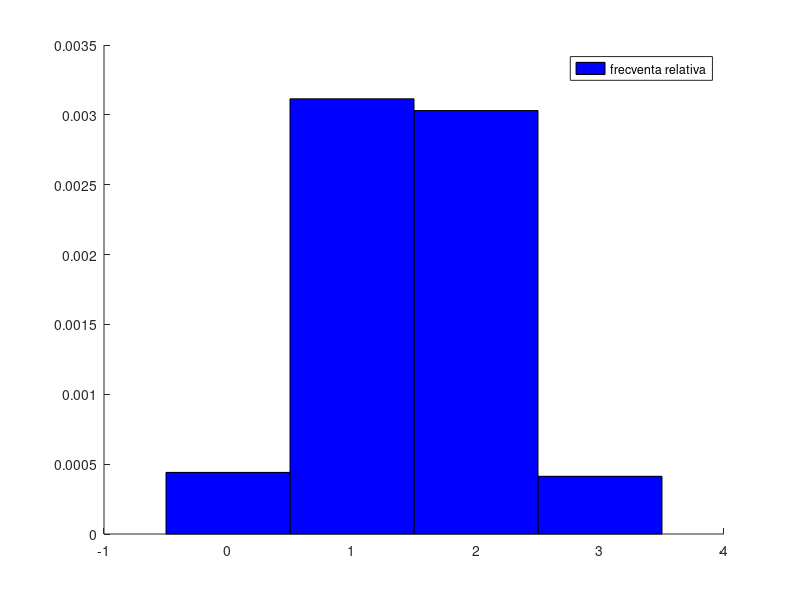

MATLAB code to generate this figure:
function problema()
  #a
  pkg load statistics
  cazuri_favorabile_a = 0;
  cazuri_favorabile_b = 0;
  valori_Z = zeros(1 , 1000);
  for i=1:1000
    X = unifrnd(1 , 2);
    Y = unifrnd(-1 , 1);
    Z = X + Y;
    valori_Z(i) = Z;
    if X > 1.5 && Y < 0.5
       cazuri_favorabile_a++;
    endif
    if power(Z , 2) > 0.25
      cazuri_favorabile_b++;
    endif
  endfor
  cazuri_favorabile_a / 1000
  cazuri_favorabile_b / 1000
  
  #b
  (1 - unifcdf(1.5 , 1 , 2))*(unifcdf(0.5 , -1 , 1))
  
  #c
  clf; hold on;
  histograma_c = hist(valori_Z , 0:3 , 7);
  bar(0:3 , histograma_c / 1000 , 'hist' , 'FaceColor' , 'b');
  legend('frecventa relativa')
endfunction